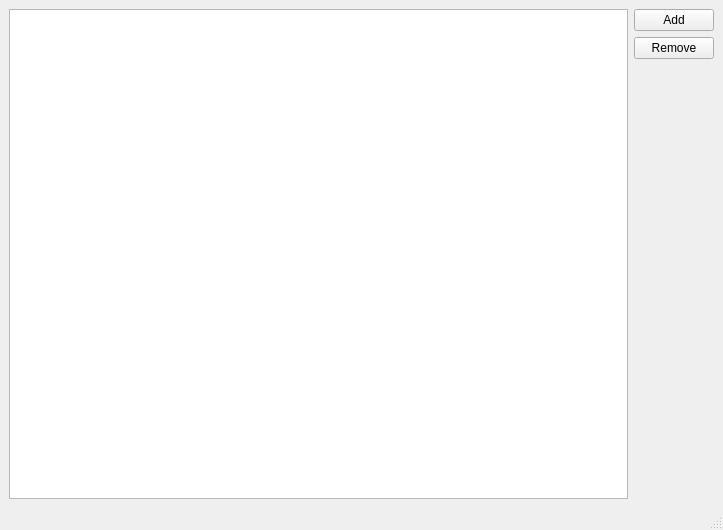
<?xml version="1.0" encoding="UTF-8"?>
<ui version="4.0">
 <class>MainWindow</class>
 <widget class="QMainWindow" name="MainWindow">
  <property name="geometry">
   <rect>
    <x>0</x>
    <y>0</y>
    <width>723</width>
    <height>530</height>
   </rect>
  </property>
  <property name="windowTitle">
   <string>MainWindow</string>
  </property>
  <widget class="QWidget" name="centralwidget">
   <layout class="QHBoxLayout" name="horizontalLayout">
    <item>
     <widget class="QListWidget" name="listWidget"/>
    </item>
    <item>
     <layout class="QVBoxLayout" name="verticalLayout">
      <item>
       <widget class="QPushButton" name="pushButtonAdd">
        <property name="text">
         <string>Add</string>
        </property>
       </widget>
      </item>
      <item>
       <widget class="QPushButton" name="pushButtonRemove">
        <property name="text">
         <string>Remove</string>
        </property>
       </widget>
      </item>
      <item>
       <spacer name="verticalSpacer">
        <property name="orientation">
         <enum>Qt::Orientation::Vertical</enum>
        </property>
        <property name="sizeHint" stdset="0">
         <size>
          <width>20</width>
          <height>40</height>
         </size>
        </property>
       </spacer>
      </item>
     </layout>
    </item>
   </layout>
  </widget>
  <widget class="QMenuBar" name="menubar">
   <property name="geometry">
    <rect>
     <x>0</x>
     <y>0</y>
     <width>723</width>
     <height>22</height>
    </rect>
   </property>
  </widget>
  <widget class="QStatusBar" name="statusbar"/>
 </widget>
 <resources/>
 <connections/>
</ui>
